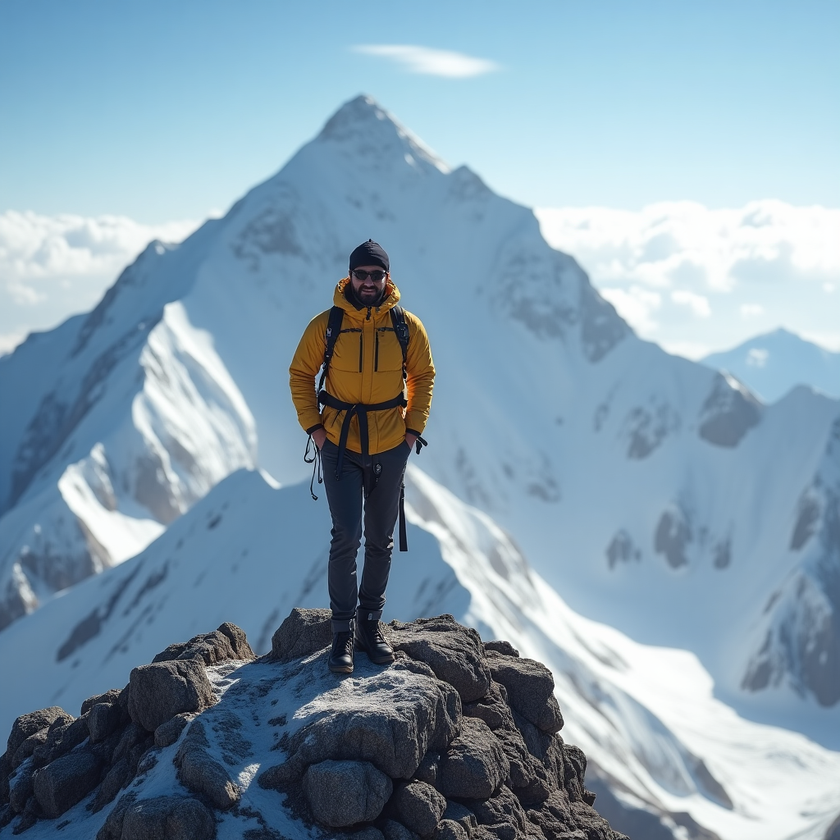
#> input picture images/Mountains.png, 840 x 840 px, shrunk from 1024 x 1024 before the run, found by its file name
$ python Day18.py
#> lines starting #> are read from the running program, lines starting #| are printed output that depends on the picture; after the words box and inside, x2 and y2 are one past the last pixel; in counts of white or black regions, pixels touching at a corner belong together
import cv2 as cv

#Read the image
img = cv.imread(r"images\Mountains.png")
#> img is the input picture: shape (840, 840, 3); mean B, G, R 174.8, 158.1, 133.3

gray = cv.cvtColor(img, cv.COLOR_BGR2GRAY)
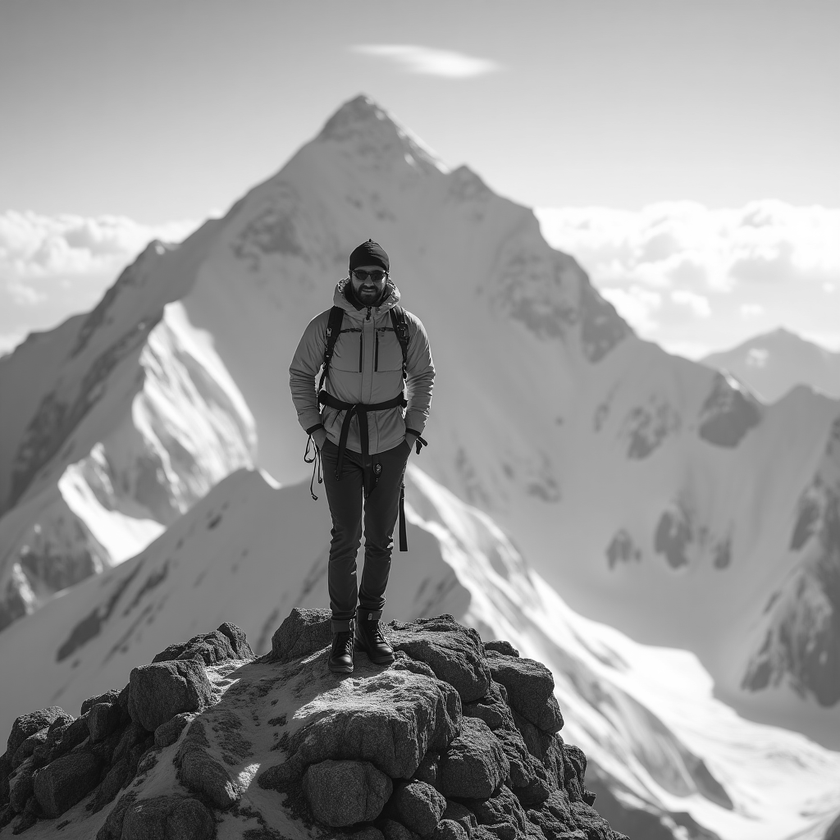
#> gray: shape (840, 840); min 0, max 255, mean 152.6

# Haar cascade


face_cascade = cv.CascadeClassifier(cv.data.haarcascades + "haarcascade_frontalface_default.xml")

faces = face_cascade.detectMultiScale(gray, scaleFactor = 1.1, minNeighbors = 7)
#> faces = [[346, 258, 46, 46]]

for (x, y, w, h) in faces:
    cv.rectangle(img, (x, y), (x + w, y + h), (0, 255, 0), 2)
#> this loop made 1 pass
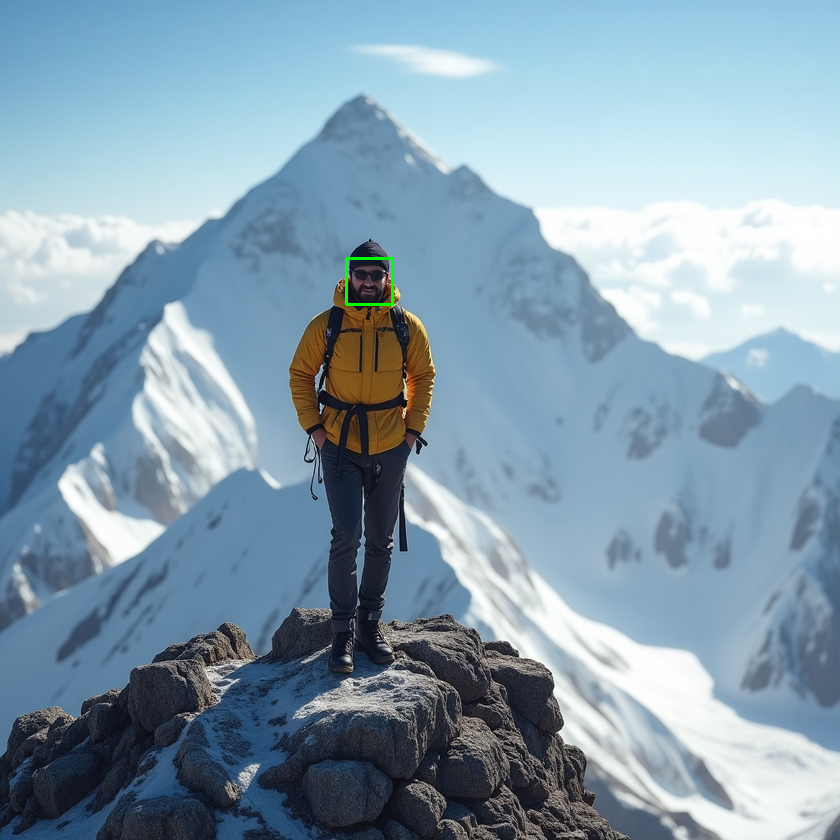
#> img: shape (840, 840, 3); 0.08% of pixels changed, all inside (x1, y1, x2, y2) = (345, 257, 394, 306)

cv.imshow("FACES", img)
cv.waitKey(0)

$ run again, with images/Th10.png copied over images/Mountains.png
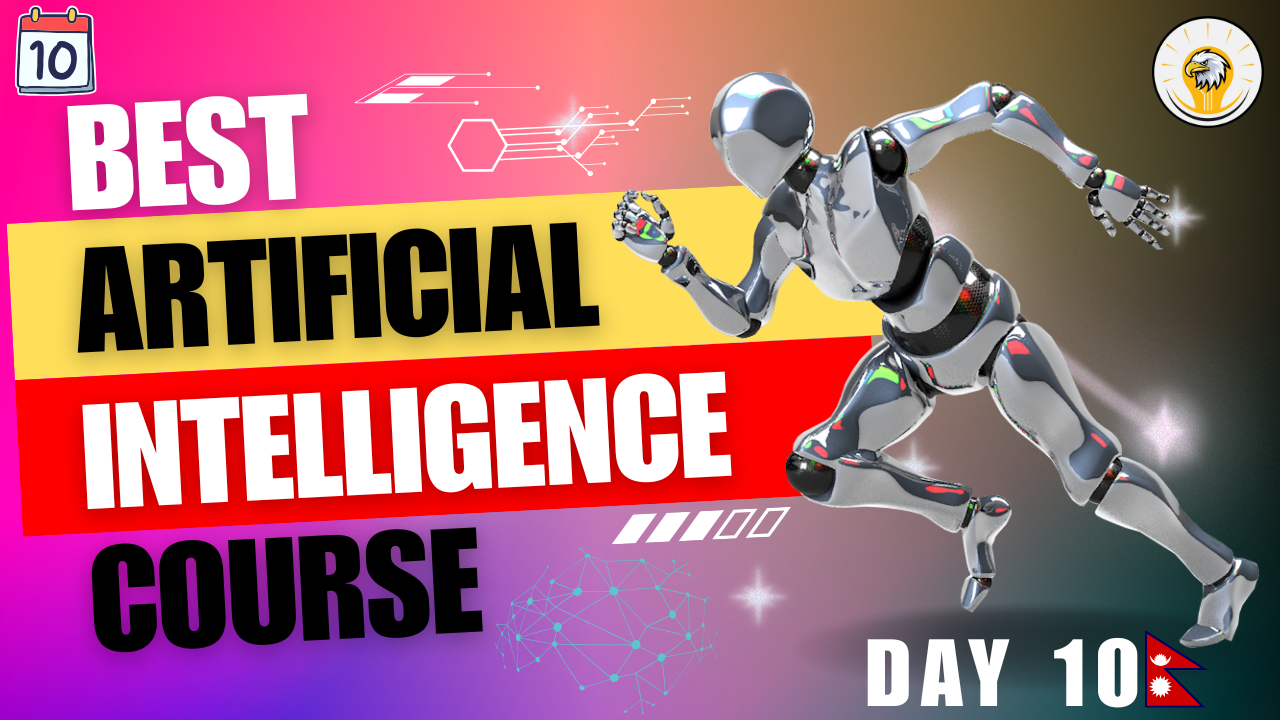
#> input picture images/Th10.png, 1280 x 720 px, found by its file name
#> img is the input picture: shape (720, 1280, 3); mean B, G, R 114.4, 103.1, 163.5
#> `gray = cv.cvtColor(img, cv.COLOR_BGR2GRAY)`:
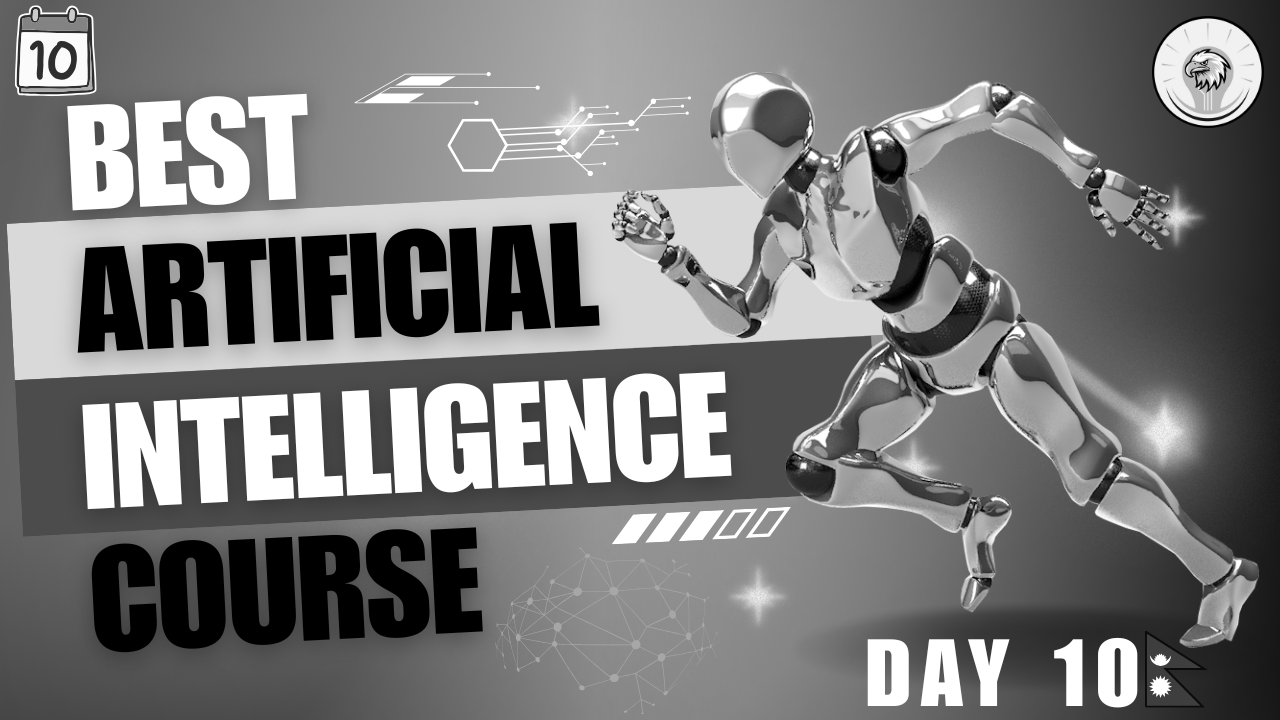
#> gray: shape (720, 1280); min 0, max 255, mean 122.4
#> faces = ()

$ run again, with images/1749619650882.jpg saved as images/Mountains.png
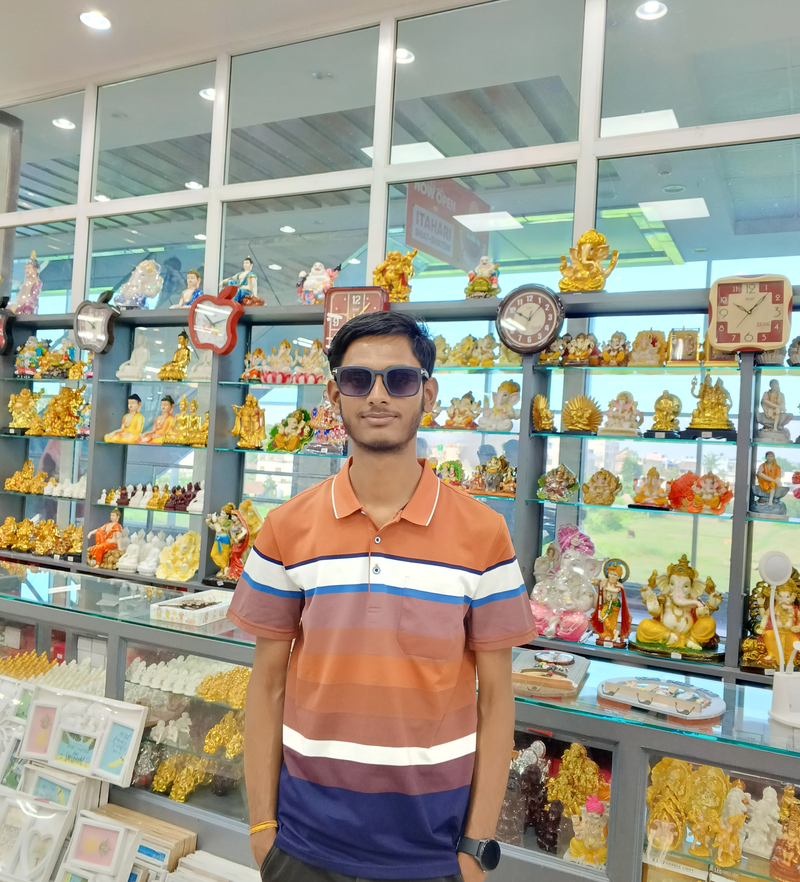
#> input picture images/1749619650882.jpg, 800 x 882 px, shrunk from 3048 x 3364 before the run, found by its file name
#> img is the input picture: shape (882, 800, 3); mean B, G, R 139.7, 156, 158.6
#> `gray = cv.cvtColor(img, cv.COLOR_BGR2GRAY)`:
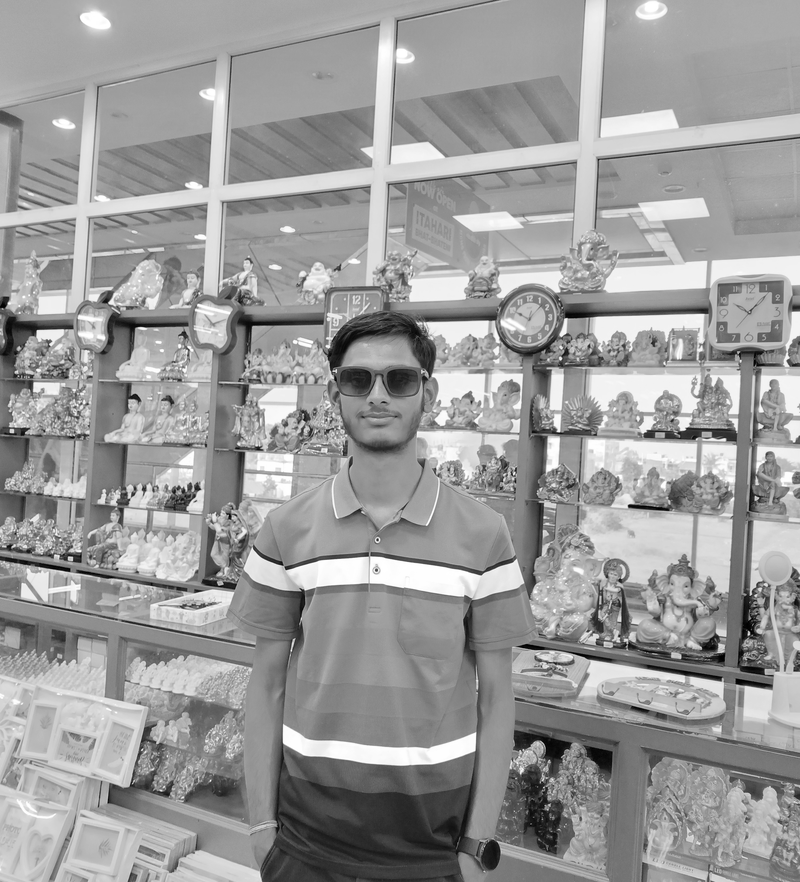
#> gray: shape (882, 800); min 0, max 255, mean 154.9
#> faces = [[231, 447, 71, 71], [317, 334, 123, 123]]
#> the loop `for (x, y, w, h) in faces:` made 2 passes
#> after the loop `for (x, y, w, h) in faces:`:
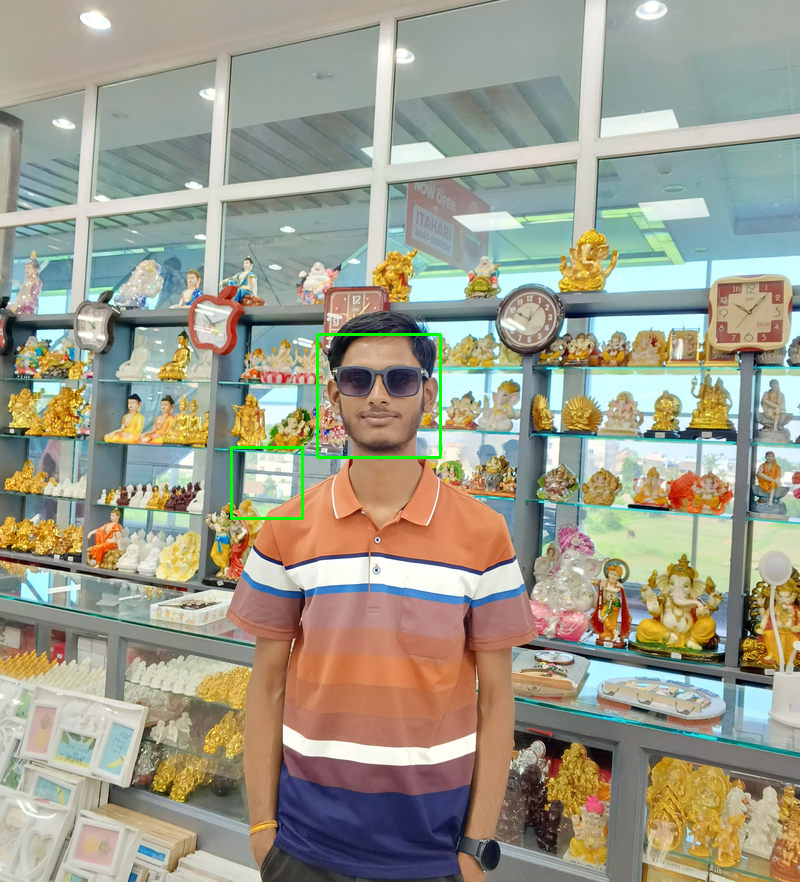
#> img: shape (882, 800, 3); 0.33% of pixels changed, all inside (x1, y1, x2, y2) = (230, 333, 442, 520)
